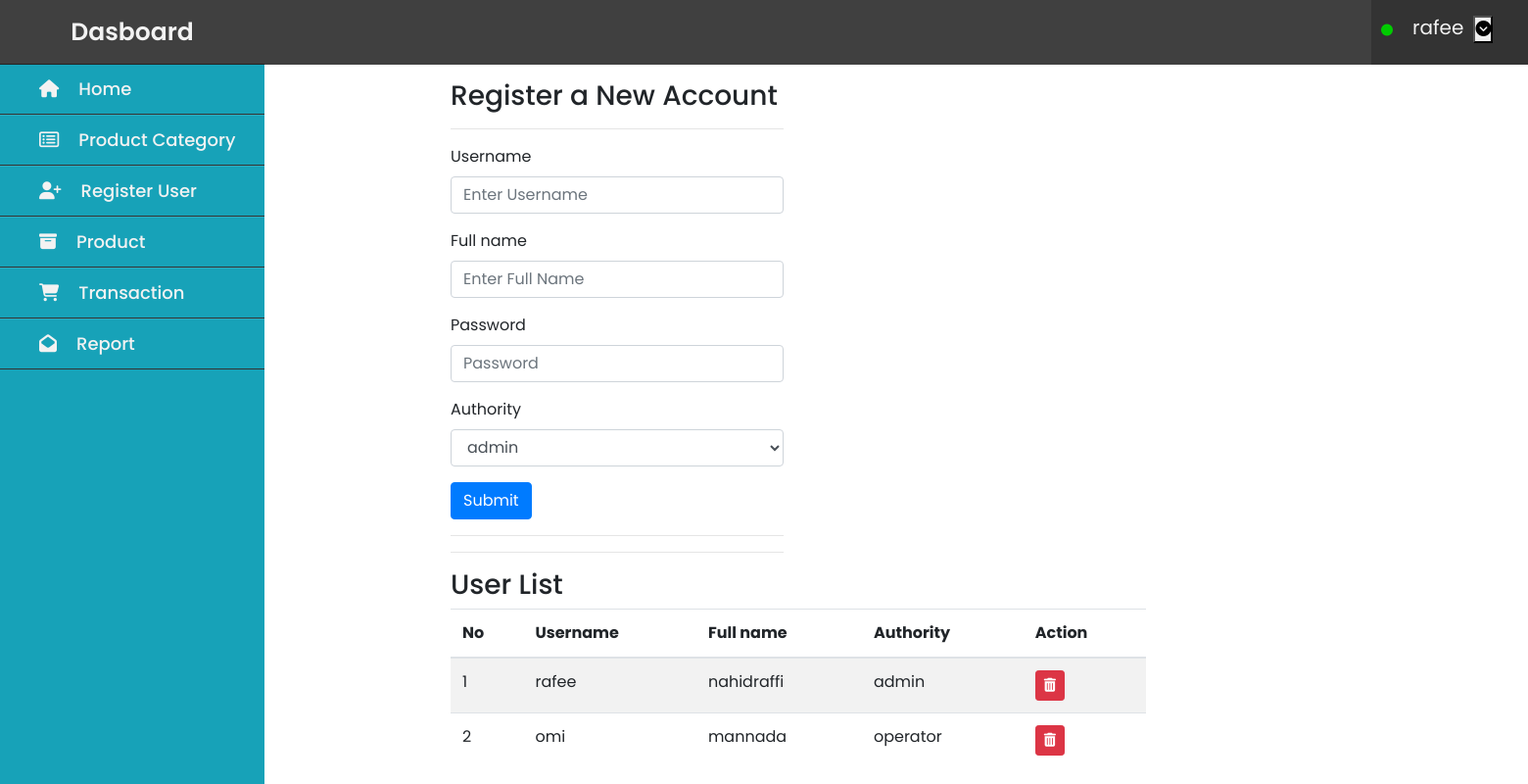
The page /register.php (signed in) on the database its author committed.
### tables this page shows
CREATE TABLE `user` (
  `id` int(11) NOT NULL,
  `username` varchar(100) NOT NULL,
  `fullname` varchar(100) NOT NULL,
  `password` varchar(100) NOT NULL,
  `role` varchar(15) NOT NULL
);

### register.php (the view, shortened to what this page needs)
<?php
$servername = "localhost";
$username = "root";
$password = "";
$dbname = "pos";
$conn = mysqli_connect($servername, $username, $password, $dbname);
if($_SESSION['role']=="admin"){
  include_once'dashadmin.php';
}else{
    header('location:index.php');
}
?>
<html>
    <head>
<link rel="stylesheet" href="css/dashboard.css">
<link rel="stylesheet" href="css/bootstrap.min.css">
<link rel="stylesheet" href="css/fontawesome.min.css">
<link rel="stylesheet" href="css/all.min.css">
<link rel="stylesheet" href="css/dashboard1.css">
</head>
    <body>
<nav class="nav-header">
<div class="nav-user-menu">
<div class="drop-down">
<?php echo '<i class="fas fa-circle"></i><span class="username">' .  $_SESSION['username'] . '</span>'; ?>
<button class="dropbtn" onclick="myFunction() ">
<i class="fa fa-chevron-circle-down" aria-hidden="true"></i>
  </button>
</div>
</div>
</nav>
<div class="content-b">
    <section class="container">
        <form action="" method="POST">
            <div class="col-md-4">
                <div class="box box-success">
                    <div class="box-header with-border">
                        <h3 class="box-title">Register a New Account</h3>
                        <hr>
                    </div>
                        <div class="box-body">
                                <div class="form-group">
                                    <label for="username">Username</label>
                                    <input type="text" class="form-control" id="username" name="username" placeholder="Enter Username" required>
                                </div>
                                <div class="form-group">
                                    <label for="fname">Full name</label>
                                    <input type="text" class="form-control" id="fname" name="fullname" placeholder="Enter Full Name" required>
                                </div>
                                <div class="form-group">
                                    <label for="password">Password</label>
                                    <input type="password" class="form-control" id="password" name="password" placeholder="Password" required>
                                </div>
                                <div class="form-group">
                                    <label>Authority</label>
                                    <select class="form-control" name="select_option" required>
                                        <option>admin</option>
                                    </select>
                                </div>
                        </div>
                        <div class="box-footer">
                            <button type="submit" class="btn btn-primary" name="submit">Submit</button>
                            <hr>
                            <hr>
                        </div>
                    </form>
                </div>
            <div class="col-md-8">
            <div class="box">
                <div class="box-header with-border">
                <h3 class="box-title">User List</h3>
                </div>
                <div class="box-body">
                    <div style="overflow-x:auto;">
                        <table class="table table-striped" id="myRegister">
                            <thead>
                                <tr>
                                    <th>No</th>
                                    <th>Username</th>
                                    <th>Full name</th>
                                    <th>Authority</th>
                                    <th>Action</th>
                                </tr>
                            </thead>
                            <tbody>
                                <?php
                                $no = 1;
                                $sql=" SELECT * FROM user";
                                $result = mysqli_query($conn, $sql);
                                while($row = mysqli_fetch_assoc($result)){
                                  $tol=json_decode(json_encode($row),FALSE);
                                ?>
                                    <tr>
                                    <td><?php echo $no++; ?></td>
                                    <td><?php echo $tol->username; ?></td>
                                    <td><?php echo $tol->fullname; ?></td>
                                    <td><?php echo $tol->role; ?></td>
                                    <td>
                                    <a href="delete_user.php?id=<?php echo $tol->id; ?>"
                        onclick="return confirm('Remove User?')"
                        class="btn btn-danger btn-sm" name="btn_delete"><i class="fa fa-trash"></i></a>
                                    </td>
                                    </tr>
                                <?php
                                }
                                ?>
                            </tbody>
                        </table>
                    </div>
                </div>
            </div>
            </div>
    </body>
</html>

### css/dashadmin.css (style rules this page uses)
* { margin: 0; padding: 0; box-sizing: border-box; font-family: sans-serif; }

### css/dashboard.css (style rules this page uses)
* { font-family: 'Poppins', sans-serif; box-sizing: border-box; }
.nav-header { height: 66px; background: #17a2b8; width: 100%; }
.nav-user-menu { float: right; height: 66px; width: 160px; background-color:#404040; }
.username { color:#f2f2f2; background:#404040; padding: 10px; font-size: 20px; font-weight: 400; height: 35px; }
i.fas { color: #00cc00; padding: 25px 10px ; font-size: 12px; }

### css/dashboard1.css (style rules this page uses)
* { font-family: 'Poppins', sans-serif; }
.nav-header { height: 66px; background: #404040; width: 100%; }
.nav-user-menu { float: right; height: 66px; width: 160px; background-color: #333; }
.username { color:#f2f2f2; background: #333; padding: 10px; font-size: 20px; font-weight: 400; height: 35px; }
i.fas { color: #00cc00; padding: 25px 10px ; font-size: 12px; }

### register.php (style rules this page uses)
.content-b { margin-left:400px ; max-width: 1200px; width: 1200px; }
.box-title { margin-top: 15px; }

### rows shown on the page
user: username "rafee", fullname "nahidraffi", role "admin"
user: username "omi", fullname "mannada", role "operator"

### other values the page prints
$_SESSION['username'] "rafee"
